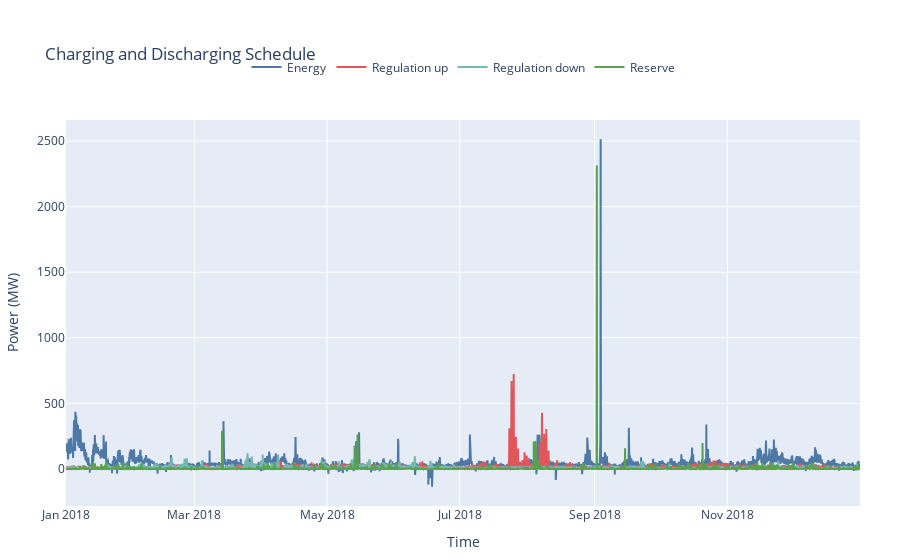
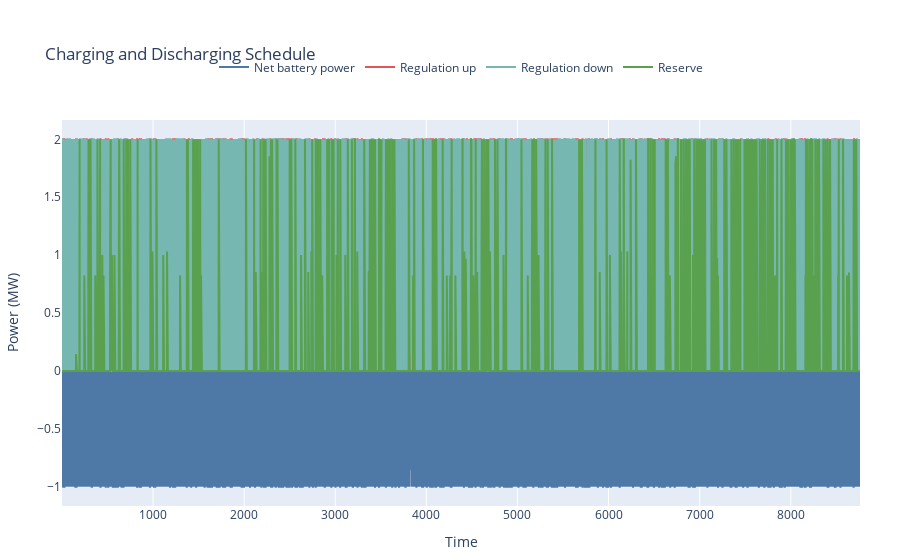
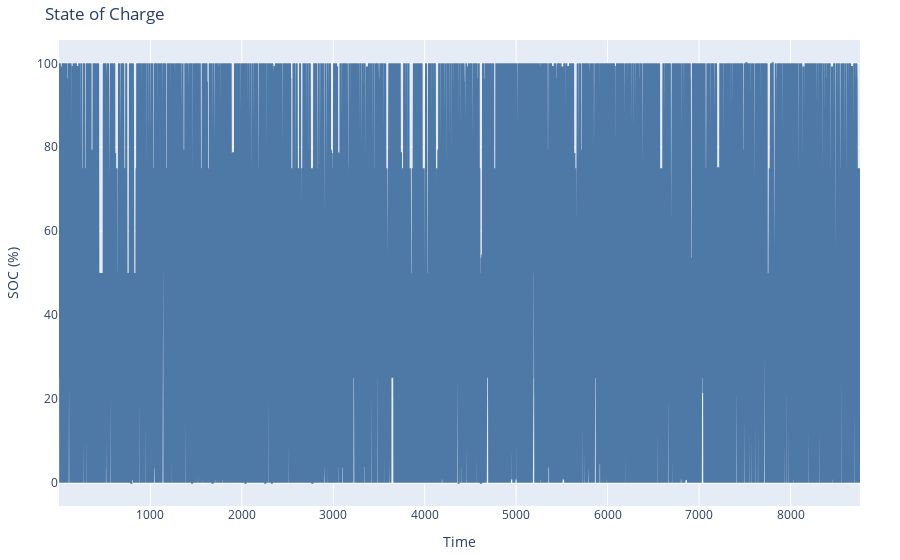

Notebook code for these charts, in order:
### Code cell
# Create interactive plot for charging and discharging
fig_prices = go.Figure()
fig_prices.add_trace(go.Scatter(x=price_df.index, y=price_df['arb_energy_price'], mode='lines', name='Energy', line=dict(color='#4e79a7')))
fig_prices.add_trace(go.Scatter(x=price_df.index, y=price_df['reg_up_price'], mode='lines', name='Regulation up', line=dict(color='#e15759')))
fig_prices.add_trace(go.Scatter(x=price_df.index, y=price_df['reg_down_price'], mode='lines', name='Regulation down', line=dict(color='#76b7b2')))
fig_prices.add_trace(go.Scatter(x=price_df.index, y=price_df['cres_capacity_price'], mode='lines', name='Reserve', line=dict(color='#59a14f')))

fig_prices.update_layout(
    title='Charging and Discharging Schedule',
    xaxis_title='Time',
    yaxis_title='Power (MW)',
    legend=dict(
        orientation="h",
        yanchor="bottom",
        y=1.1,
        xanchor="center",
        x=0.5
    ),
    autosize=True,
    margin=dict(l=40, r=40, t=120, b=40),  # Increase the top margin to make space for the legend
)

fig_prices.show()

fig_charge_discharge = go.Figure()
fig_charge_discharge.add_trace(go.Scatter(x=result_df.index, y=result_df['net_discharge'], mode='lines', name='Net battery power', line=dict(color='#4e79a7')))
fig_charge_discharge.add_trace(go.Scatter(x=result_df.index, y=result_df['reg_up'], mode='lines', name='Regulation up', line=dict(color='#e15759')))
fig_charge_discharge.add_trace(go.Scatter(x=result_df.index, y=result_df['reg_down'], mode='lines', name='Regulation down', line=dict(color='#76b7b2')))
fig_charge_discharge.add_trace(go.Scatter(x=result_df.index, y=result_df['cres'], mode='lines', name='Reserve', line=dict(color='#59a14f ')))

fig_charge_discharge.update_layout(
    title='Charging and Discharging Schedule',
    xaxis_title='Time',
    yaxis_title='Power (MW)',
    legend=dict(
        orientation="h",
        yanchor="bottom",
        y=1.1,
        xanchor="center",
        x=0.5
    ),
    autosize=True,
    margin=dict(l=40, r=40, t=120, b=40),  # Increase the top margin to make space for the legend
)

fig_charge_discharge.show()


# Create interactive plot for charging and discharging
fig_soc = go.Figure()
fig_soc.add_trace(go.Scatter(x=result_df.index, y=result_df['soc_percent']*100, mode='lines', name='net', line=dict(color='#4e79a7')))
fig_soc.update_layout(
    title='State of Charge',
    xaxis_title='Time',
    yaxis_title='SOC (%)',
    # xaxis=dict(
    #     tickmode='linear',
    #     dtick=86400000.0 * 30,  # 86400000.0 milliseconds in a day * 30 days
    # ),
    legend=dict(x=1.05, y=1),  # Position the legend outside the plot
    autosize=True,
    margin=dict(l=40, r=40, t=40, b=40),
)
fig_soc.show()

### Figure 1 — Plotly figure (JSON) as saved in the notebook; plotly's stock layout.template omitted (floating-point values rounded to 4 significant figures; data arrays with more than 128 entries replaced by an {"elided": "..."} marker saying what was removed)
{"data": [{"line": {"color": "#4e79a7"}, "mode": "lines", "name": "Energy", "type": "scatter", "x": {"elided": "8760 str values"}, "y": {"elided": "8760 float values"}}, {"line": {"color": "#e15759"}, "mode": "lines", "name": "Regulation up", "type": "scatter", "x": {"elided": "8760 str values"}, "y": {"elided": "8760 float values"}}, {"line": {"color": "#76b7b2"}, "mode": "lines", "name": "Regulation down", "type": "scatter", "x": {"elided": "8760 str values"}, "y": {"elided": "8760 float values"}}, {"line": {"color": "#59a14f"}, "mode": "lines", "name": "Reserve", "type": "scatter", "x": {"elided": "8760 str values"}, "y": {"elided": "8760 float values"}}], "layout": {"autosize": true, "legend": {"orientation": "h", "x": 0.5, "xanchor": "center", "y": 1.1, "yanchor": "bottom"}, "margin": {"b": 40, "l": 40, "r": 40, "t": 120}, "title": {"text": "Charging and Discharging Schedule"}, "xaxis": {"title": {"text": "Time"}}, "yaxis": {"title": {"text": "Power (MW)"}}}}

### Figure 2 — Plotly figure (JSON) as saved in the notebook; plotly's stock layout.template omitted (floating-point values rounded to 4 significant figures; data arrays with more than 128 entries replaced by an {"elided": "..."} marker saying what was removed)
{"data": [{"line": {"color": "#4e79a7"}, "mode": "lines", "name": "Net battery power", "type": "scatter", "x": {"elided": "8760 int values"}, "y": {"elided": "8760 float values"}}, {"line": {"color": "#e15759"}, "mode": "lines", "name": "Regulation up", "type": "scatter", "x": {"elided": "8760 int values"}, "y": {"elided": "8760 float values"}}, {"line": {"color": "#76b7b2"}, "mode": "lines", "name": "Regulation down", "type": "scatter", "x": {"elided": "8760 int values"}, "y": {"elided": "8760 float values"}}, {"line": {"color": "#59a14f "}, "mode": "lines", "name": "Reserve", "type": "scatter", "x": {"elided": "8760 int values"}, "y": {"elided": "8760 float values"}}], "layout": {"autosize": true, "legend": {"orientation": "h", "x": 0.5, "xanchor": "center", "y": 1.1, "yanchor": "bottom"}, "margin": {"b": 40, "l": 40, "r": 40, "t": 120}, "title": {"text": "Charging and Discharging Schedule"}, "xaxis": {"title": {"text": "Time"}}, "yaxis": {"title": {"text": "Power (MW)"}}}}

### Figure 3 — Plotly figure (JSON) as saved in the notebook; plotly's stock layout.template omitted (floating-point values rounded to 4 significant figures; data arrays with more than 128 entries replaced by an {"elided": "..."} marker saying what was removed)
{"data": [{"line": {"color": "#4e79a7"}, "mode": "lines", "name": "net", "type": "scatter", "x": {"elided": "8760 int values"}, "y": {"elided": "8760 float values"}}], "layout": {"autosize": true, "legend": {"x": 1.05, "y": 1}, "margin": {"b": 40, "l": 40, "r": 40, "t": 40}, "title": {"text": "State of Charge"}, "xaxis": {"title": {"text": "Time"}}, "yaxis": {"title": {"text": "SOC (%)"}}}}
